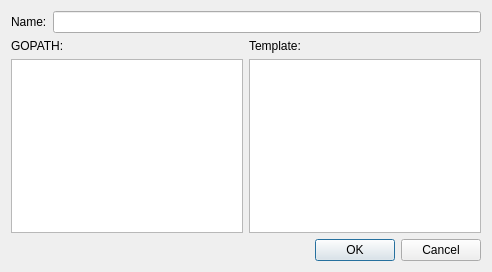
<?xml version="1.0" encoding="UTF-8"?>
<ui version="4.0">
 <class>NewPackageDialog</class>
 <widget class="QDialog" name="NewPackageDialog">
  <property name="geometry">
   <rect>
    <x>0</x>
    <y>0</y>
    <width>492</width>
    <height>272</height>
   </rect>
  </property>
  <property name="windowTitle">
   <string>New Package Wizard</string>
  </property>
  <layout class="QVBoxLayout" name="verticalLayout_3">
   <item>
    <layout class="QHBoxLayout" name="horizontalLayout">
     <item>
      <widget class="QLabel" name="label_3">
       <property name="text">
        <string>Name:</string>
       </property>
      </widget>
     </item>
     <item>
      <widget class="QLineEdit" name="lineEdit"/>
     </item>
    </layout>
   </item>
   <item>
    <layout class="QHBoxLayout" name="horizontalLayout_2">
     <item>
      <layout class="QVBoxLayout" name="verticalLayout">
       <item>
        <widget class="QLabel" name="label">
         <property name="text">
          <string>GOPATH:</string>
         </property>
        </widget>
       </item>
       <item>
        <widget class="QTreeView" name="pathTreeView"/>
       </item>
      </layout>
     </item>
     <item>
      <layout class="QVBoxLayout" name="verticalLayout_2">
       <item>
        <widget class="QLabel" name="label_2">
         <property name="text">
          <string>Template:</string>
         </property>
        </widget>
       </item>
       <item>
        <widget class="QTreeView" name="tmplTreeView"/>
       </item>
      </layout>
     </item>
    </layout>
   </item>
   <item>
    <widget class="QDialogButtonBox" name="buttonBox">
     <property name="orientation">
      <enum>Qt::Horizontal</enum>
     </property>
     <property name="standardButtons">
      <set>QDialogButtonBox::Cancel|QDialogButtonBox::Ok</set>
     </property>
    </widget>
   </item>
  </layout>
 </widget>
 <resources/>
 <connections>
  <connection>
   <sender>buttonBox</sender>
   <signal>accepted()</signal>
   <receiver>NewPackageDialog</receiver>
   <slot>accept()</slot>
   <hints>
    <hint type="sourcelabel">
     <x>248</x>
     <y>254</y>
    </hint>
    <hint type="destinationlabel">
     <x>157</x>
     <y>274</y>
    </hint>
   </hints>
  </connection>
  <connection>
   <sender>buttonBox</sender>
   <signal>rejected()</signal>
   <receiver>NewPackageDialog</receiver>
   <slot>reject()</slot>
   <hints>
    <hint type="sourcelabel">
     <x>316</x>
     <y>260</y>
    </hint>
    <hint type="destinationlabel">
     <x>286</x>
     <y>274</y>
    </hint>
   </hints>
  </connection>
 </connections>
</ui>
